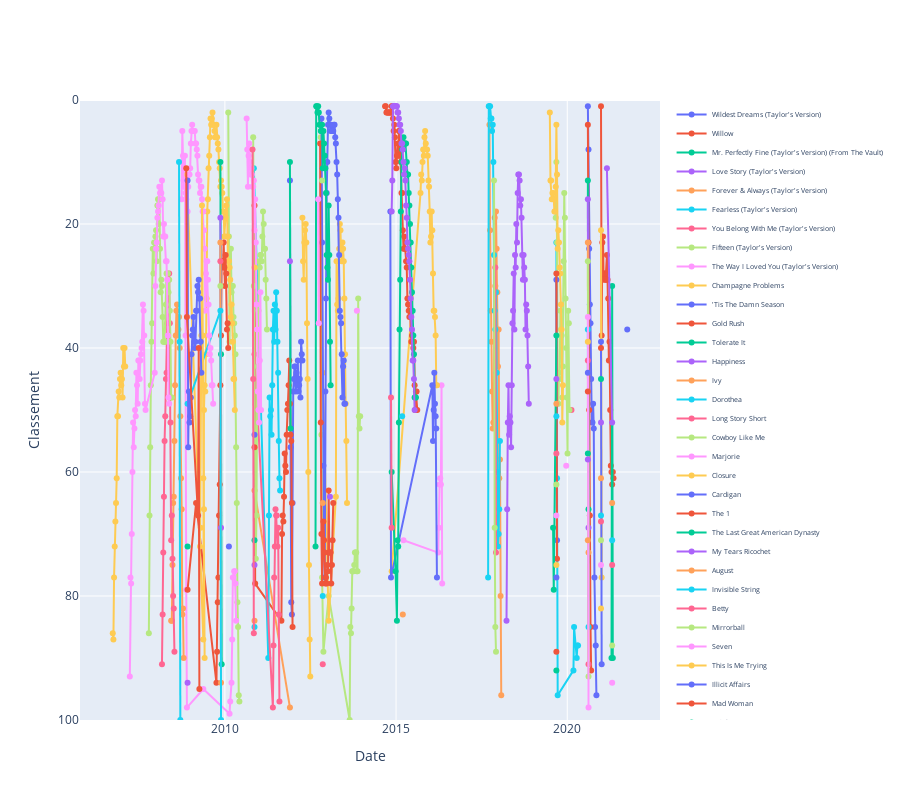

This figure's notebook cell:
### Code cell
show_music_of_artist(df, "Taylor Swift")
